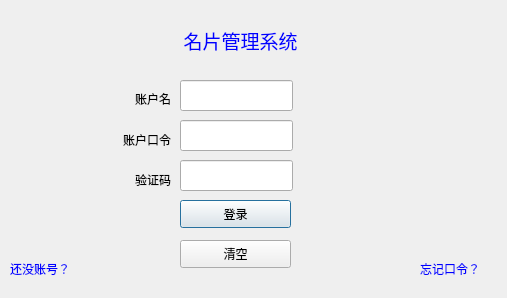
<?xml version="1.0" encoding="UTF-8"?>
<ui version="4.0">
 <class>Dialog</class>
 <widget class="QDialog" name="Dialog">
  <property name="enabled">
   <bool>true</bool>
  </property>
  <property name="geometry">
   <rect>
    <x>0</x>
    <y>0</y>
    <width>507</width>
    <height>298</height>
   </rect>
  </property>
  <property name="windowTitle">
   <string>Dialog</string>
  </property>
  <widget class="QLabel" name="ProjectName">
   <property name="geometry">
    <rect>
     <x>150</x>
     <y>20</y>
     <width>181</width>
     <height>41</height>
    </rect>
   </property>
   <property name="text">
    <string>&lt;html&gt;&lt;head/&gt;&lt;body&gt;&lt;p align=&quot;center&quot;&gt;&lt;span style=&quot; font-size:14pt; color:#0000ff;&quot;&gt;名片管理系统&lt;/span&gt;&lt;/p&gt;&lt;/body&gt;&lt;/html&gt;</string>
   </property>
  </widget>
  <widget class="QLabel" name="userName">
   <property name="geometry">
    <rect>
     <x>120</x>
     <y>90</y>
     <width>51</width>
     <height>16</height>
    </rect>
   </property>
   <property name="text">
    <string>&lt;html&gt;&lt;head/&gt;&lt;body&gt;&lt;p align=&quot;right&quot;&gt;账户名&lt;/p&gt;&lt;/body&gt;&lt;/html&gt;</string>
   </property>
  </widget>
  <widget class="QLineEdit" name="userNameEdit">
   <property name="geometry">
    <rect>
     <x>180</x>
     <y>80</y>
     <width>113</width>
     <height>31</height>
    </rect>
   </property>
  </widget>
  <widget class="QLabel" name="password">
   <property name="geometry">
    <rect>
     <x>110</x>
     <y>130</y>
     <width>61</width>
     <height>20</height>
    </rect>
   </property>
   <property name="text">
    <string>&lt;html&gt;&lt;head/&gt;&lt;body&gt;&lt;p align=&quot;right&quot;&gt;账户口令&lt;/p&gt;&lt;/body&gt;&lt;/html&gt;</string>
   </property>
  </widget>
  <widget class="QLineEdit" name="passwordEdit">
   <property name="geometry">
    <rect>
     <x>180</x>
     <y>120</y>
     <width>113</width>
     <height>31</height>
    </rect>
   </property>
  </widget>
  <widget class="QPushButton" name="login">
   <property name="geometry">
    <rect>
     <x>180</x>
     <y>200</y>
     <width>111</width>
     <height>28</height>
    </rect>
   </property>
   <property name="text">
    <string>登录</string>
   </property>
  </widget>
  <widget class="QPushButton" name="cancel">
   <property name="geometry">
    <rect>
     <x>180</x>
     <y>240</y>
     <width>111</width>
     <height>28</height>
    </rect>
   </property>
   <property name="text">
    <string>清空</string>
   </property>
  </widget>
  <widget class="QLabel" name="noaccount">
   <property name="geometry">
    <rect>
     <x>10</x>
     <y>260</y>
     <width>81</width>
     <height>16</height>
    </rect>
   </property>
   <property name="text">
    <string>&lt;html&gt;&lt;head/&gt;&lt;body&gt;&lt;p&gt;&lt;span style=&quot; color:#0000ff;&quot;&gt;还没账号？&lt;/span&gt;&lt;/p&gt;&lt;/body&gt;&lt;/html&gt;</string>
   </property>
  </widget>
  <widget class="QLabel" name="forgetpassword">
   <property name="geometry">
    <rect>
     <x>420</x>
     <y>260</y>
     <width>81</width>
     <height>16</height>
    </rect>
   </property>
   <property name="text">
    <string>&lt;html&gt;&lt;head/&gt;&lt;body&gt;&lt;p&gt;&lt;span style=&quot; color:#0000ff;&quot;&gt;忘记口令？&lt;/span&gt;&lt;/p&gt;&lt;/body&gt;&lt;/html&gt;</string>
   </property>
  </widget>
  <widget class="QLineEdit" name="passwordEdit_2">
   <property name="geometry">
    <rect>
     <x>180</x>
     <y>160</y>
     <width>113</width>
     <height>31</height>
    </rect>
   </property>
  </widget>
  <widget class="QLabel" name="password_2">
   <property name="geometry">
    <rect>
     <x>110</x>
     <y>170</y>
     <width>61</width>
     <height>20</height>
    </rect>
   </property>
   <property name="text">
    <string>&lt;html&gt;&lt;head/&gt;&lt;body&gt;&lt;p align=&quot;right&quot;&gt;验证码&lt;/p&gt;&lt;/body&gt;&lt;/html&gt;</string>
   </property>
  </widget>
 </widget>
 <resources/>
 <connections/>
</ui>
